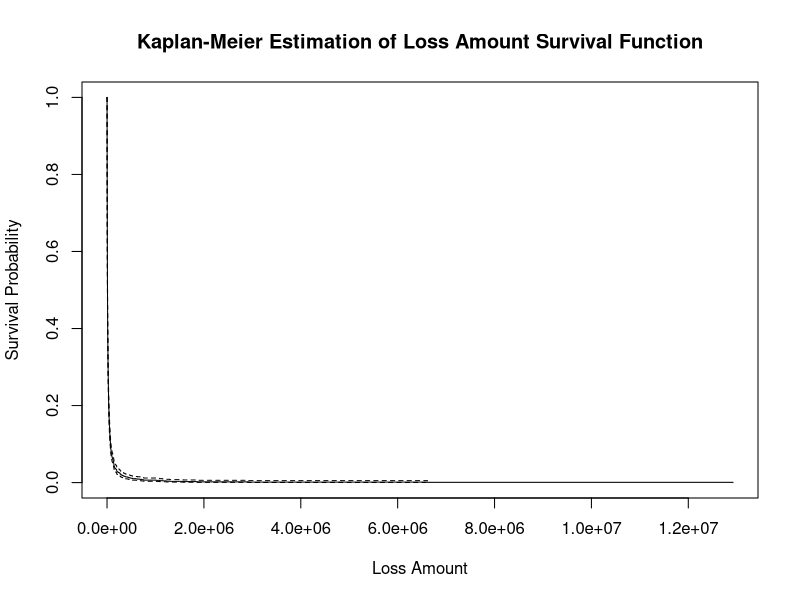
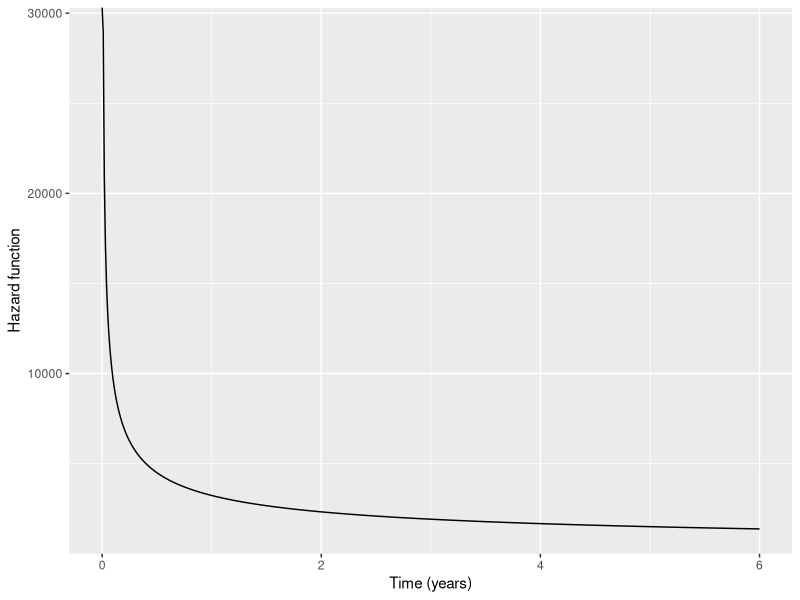
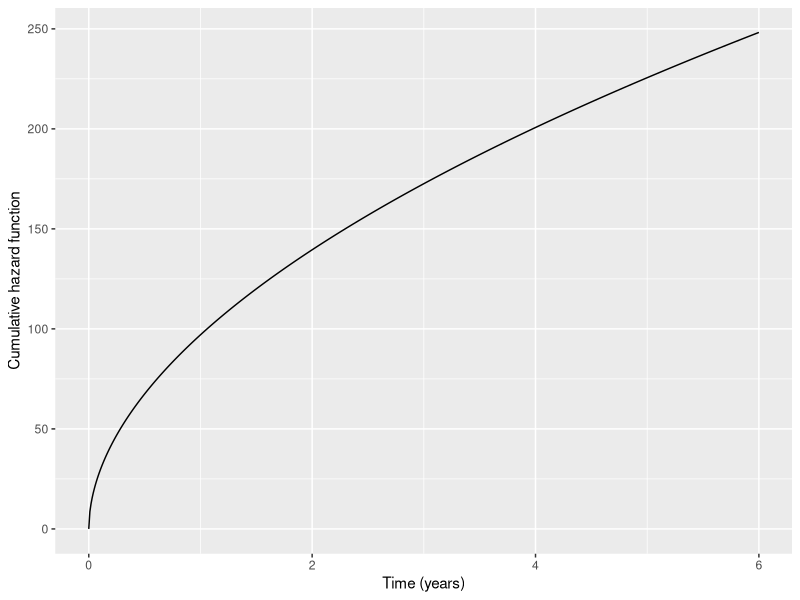

Write the R code that produced these figures, in order.
# Homework #3

# Consider data set PropertyFund.txt. The variable of interest is the loss amount, i.e. Claim. Take a subset of the data that contain observations with positive losses. The goal is to forecast the amount of losses for a government entity.

# read data
rm(list=ls())
dat <- read.table(file='PropertyFund.txt', header = TRUE, sep = "", dec = ".")
dat.loss <- dat[which(dat$Claim>0),]


# 1. Perform Kaplan-Meier estimation of the survival function of loss amount. Plot the estimated survival function.

library(survival)

# Create a survival object
surv_obj <- Surv(dat.loss$Claim)

# Estimate the survival function using Kaplan-Meier method
km_fit <- survfit(surv_obj ~ 1, data = dat.loss, type = "kaplan-meier")

# Plot the estimated survival function
plot(km_fit, xlab = "Loss Amount", ylab = "Survival Probability",
     main = "Kaplan-Meier Estimation of Loss Amount Survival Function")

summary(km_fit, times = 100000)

# 2. Consider the local government entity of the Madison School District. Assume that the coverage amount (Coverage) is 500 (in million dollars). 
# Use the estimated survival function 1) to forecast the probability of an annual losses of greater than 100,000 dollars.

# Set the coverage amount for the Madison School District
cov_amt <- 500

# Calculate the probability of an annual loss greater than $100,000
prob_gt100k <- 1 - summary(km_fit, times = 100000 / cov_amt)$surv

# Print the probability of an annual loss greater than $100,000
cat("The probability of an annual loss greater than $100,000 for the Madison School District is",
    round(prob_gt100k, 4) * 100, "%.")


# 3. Fit a Weibull regression on the loss amount using entity type and logarithm of coverage as predictor. Report the estimated parameters. 
# Comment on the effect of Coverage on Claim.

# Fit Weibull regression model
weib_reg <- survreg(Surv(Claim) ~ factor(EntityType) + log(Coverage), data = dat.loss, dist = "weibull")

# Report estimated parameters
summary(weib_reg)

# In the Weibull regression model, the estimated coefficient of the predictor variable log(Coverage) is 0.5242 with a standard error of 0.0373. This indicates that a one unit increase in the logarithm of Coverage is associated with an increase in the hazard rate of Claim by exp(0.5242) = 1.69.
# The hazard rate is a measure of the rate at which the event of interest (in this case, the claim) occurs over time. Therefore, the effect of Coverage on Claim is positive and significant, which means that as the Coverage amount increases, the risk of having a claim increases as well. This is intuitive, as a higher coverage amount implies that the property is of higher value and therefore more susceptible to damage, which in turn increases the likelihood of a claim being made.

# 4. Consider the local government entity of the Madison School District in 2). Express the hazard function and the cumulative hazard function
# for the policyholder.

# Calculate the linear predictor
lin_pred <- sum(coef(weib_reg) * c(1, 0, 0, 1, 0, log(500)))

# Use the Weibull distribution's survival and density functions to obtain the hazard and cumulative hazard functions:

beta_hat <- coef(weib_reg)[7]
eta_hat <- exp(lin_pred)

hazard_function <- function(t) {
  beta_hat * eta_hat * t ^ (beta_hat - 1)
}

cumulative_hazard_function <- function(t) {
  (eta_hat * t) ^ beta_hat
}

# Plot the hazard and cumulative hazard functions
library(ggplot2)

# plot hazard function
ggplot(data.frame(t = seq(0, 6, 0.01)), aes(x = t)) +
  geom_line(aes(y = hazard_function(t))) +
  labs(x = "Time (years)", y = "Hazard function")

# plot cumulative hazard function
ggplot(data.frame(t = seq(0, 6, 0.01)), aes(x = t)) +
  geom_line(aes(y = cumulative_hazard_function(t))) +
  labs(x = "Time (years)", y = "Cumulative hazard function")

# These plots show how the hazard and cumulative hazard functions change over time for the Madison School District with Coverage = 500.

# 5. Consider the local government entity of the Madison School District in 2). Forecast the probability of an annual losses of greater
# than 100,000 dollars using the Weibull model. Explain the difference between the forecasts in 1) and 5).

# calculate the expected claim amount using the estimated regression coefficients and the given predictor values

entity_type <- "School"
coverage <- 500
log_coverage <- log(coverage)
lin_pred <- sum(coef(weib_reg) * c(1, as.numeric(entity_type != levels(dat.loss$EntityType)), log_coverage))
eta_hat <- exp(lin_pred)
beta_hat <- coef(weib_reg)[7]

expected_claim <- eta_hat * gamma(1 + 1 / beta_hat)

# calculate the probability of an annual loss greater than $100,000 using the estimated regression coefficients and the given predictor values

prob_loss_100k <- 1 - pweibull(100000, scale = eta_hat, shape = beta_hat)
prob_loss_100k

# In 1), the probability of an annual loss greater than $100,000 is calculated using only the Kaplan-Meier estimation of the survival function. This means that the probability is calculated based on the historical data on loss amounts without taking into account any additional information, such as the coverage amount.

# In 5), the probability of an annual loss greater than $100,000 is calculated using the Weibull regression model. This means that the probability is calculated based on both the historical data on loss amounts and additional information, such as the entity type and coverage amount. The Weibull regression model provides a more accurate forecast by taking into account the effect of the predictor variables on the claim amounts.